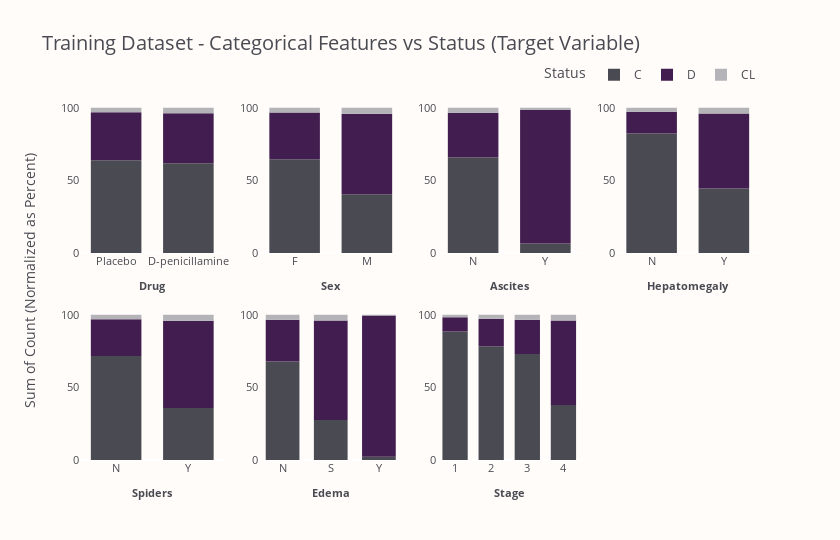

Here is the notebook cell this chart was saved with:
### Code cell
cat_features = test.select_dtypes(exclude="number").columns.to_list()

n_cols = 4
n_rows, axes = get_n_rows_and_axes(len(cat_features), n_cols)
fig = make_subplots(
    rows=n_rows,
    cols=n_cols,
    y_title="Sum of Count (Normalized as Percent)",
)
fig.update_annotations(font_size=14)

for k, (var, (row, col)) in enumerate(zip(cat_features, axes), start=1):
    for outcome, color in zip(("C", "D", "CL"), COLOR_SCHEME):
        fig.add_histogram(
            x=train.query(f"Status == '{outcome}'")[var],
            marker_color=color,
            name=outcome,
            legendgroup=outcome,
            showlegend=k == 1,
            row=row,
            col=col,
        )
        fig.update_xaxes(title_text=f"<b>{var}</b>", row=row, col=col)

fig.update_layout(
    title="Training Dataset - Categorical Features vs Status (Target Variable)",
    width=840,
    height=540,
    barnorm="percent",
    barmode="relative",
    bargap=0.3,
    legend=dict(y=1.03, x=1, title="Status"),
)
fig.show()

### Figure 1 — Plotly figure (JSON) as saved in the notebook; plotly's stock layout.template omitted (floating-point values rounded to 4 significant figures; data arrays with more than 128 entries replaced by an {"elided": "..."} marker saying what was removed)
{"data": [{"legendgroup": "C", "marker": {"color": "#4A4B52"}, "name": "C", "showlegend": true, "type": "histogram", "x": {"elided": "4965 str values"}, "xaxis": "x", "yaxis": "y"}, {"legendgroup": "D", "marker": {"color": "#421D4F"}, "name": "D", "showlegend": true, "type": "histogram", "x": {"elided": "2665 str values"}, "xaxis": "x", "yaxis": "y"}, {"legendgroup": "CL", "marker": {"color": "#B3B3B8"}, "name": "CL", "showlegend": true, "type": "histogram", "x": {"elided": "275 str values"}, "xaxis": "x", "yaxis": "y"}, {"legendgroup": "C", "marker": {"color": "#4A4B52"}, "name": "C", "showlegend": false, "type": "histogram", "x": {"elided": "4965 str values"}, "xaxis": "x2", "yaxis": "y2"}, {"legendgroup": "D", "marker": {"color": "#421D4F"}, "name": "D", "showlegend": false, "type": "histogram", "x": {"elided": "2665 str values"}, "xaxis": "x2", "yaxis": "y2"}, {"legendgroup": "CL", "marker": {"color": "#B3B3B8"}, "name": "CL", "showlegend": false, "type": "histogram", "x": {"elided": "275 str values"}, "xaxis": "x2", "yaxis": "y2"}, {"legendgroup": "C", "marker": {"color": "#4A4B52"}, "name": "C", "showlegend": false, "type": "histogram", "x": {"elided": "4965 str values"}, "xaxis": "x3", "yaxis": "y3"}, {"legendgroup": "D", "marker": {"color": "#421D4F"}, "name": "D", "showlegend": false, "type": "histogram", "x": {"elided": "2665 str values"}, "xaxis": "x3", "yaxis": "y3"}, {"legendgroup": "CL", "marker": {"color": "#B3B3B8"}, "name": "CL", "showlegend": false, "type": "histogram", "x": {"elided": "275 str values"}, "xaxis": "x3", "yaxis": "y3"}, {"legendgroup": "C", "marker": {"color": "#4A4B52"}, "name": "C", "showlegend": false, "type": "histogram", "x": {"elided": "4965 str values"}, "xaxis": "x4", "yaxis": "y4"}, {"legendgroup": "D", "marker": {"color": "#421D4F"}, "name": "D", "showlegend": false, "type": "histogram", "x": {"elided": "2665 str values"}, "xaxis": "x4", "yaxis": "y4"}, {"legendgroup": "CL", "marker": {"color": "#B3B3B8"}, "name": "CL", "showlegend": false, "type": "histogram", "x": {"elided": "275 str values"}, "xaxis": "x4", "yaxis": "y4"}, {"legendgroup": "C", "marker": {"color": "#4A4B52"}, "name": "C", "showlegend": false, "type": "histogram", "x": {"elided": "4965 str values"}, "xaxis": "x5", "yaxis": "y5"}, {"legendgroup": "D", "marker": {"color": "#421D4F"}, "name": "D", "showlegend": false, "type": "histogram", "x": {"elided": "2665 str values"}, "xaxis": "x5", "yaxis": "y5"}, {"legendgroup": "CL", "marker": {"color": "#B3B3B8"}, "name": "CL", "showlegend": false, "type": "histogram", "x": {"elided": "275 str values"}, "xaxis": "x5", "yaxis": "y5"}, {"legendgroup": "C", "marker": {"color": "#4A4B52"}, "name": "C", "showlegend": false, "type": "histogram", "x": {"elided": "4965 str values"}, "xaxis": "x6", "yaxis": "y6"}, {"legendgroup": "D", "marker": {"color": "#421D4F"}, "name": "D", "showlegend": false, "type": "histogram", "x": {"elided": "2665 str values"}, "xaxis": "x6", "yaxis": "y6"}, {"legendgroup": "CL", "marker": {"color": "#B3B3B8"}, "name": "CL", "showlegend": false, "type": "histogram", "x": {"elided": "275 str values"}, "xaxis": "x6", "yaxis": "y6"}, {"legendgroup": "C", "marker": {"color": "#4A4B52"}, "name": "C", "showlegend": false, "type": "histogram", "x": {"elided": "4965 int values"}, "xaxis": "x7", "yaxis": "y7"}, {"legendgroup": "D", "marker": {"color": "#421D4F"}, "name": "D", "showlegend": false, "type": "histogram", "x": {"elided": "2665 int values"}, "xaxis": "x7", "yaxis": "y7"}, {"legendgroup": "CL", "marker": {"color": "#B3B3B8"}, "name": "CL", "showlegend": false, "type": "histogram", "x": {"elided": "275 int values"}, "xaxis": "x7", "yaxis": "y7"}], "layout": {"annotations": [{"font": {"size": 14}, "showarrow": false, "text": "Sum of Count (Normalized as Percent)", "textangle": -90, "x": 0, "xanchor": "right", "xref": "paper", "xshift": -40, "y": 0.5, "yanchor": "middle", "yref": "paper"}], "bargap": 0.3, "barmode": "relative", "barnorm": "percent", "height": 540, "legend": {"title": {"text": "Status"}, "x": 1, "y": 1.03}, "title": {"text": "Training Dataset - Categorical Features vs Status (Target Variable)"}, "width": 840, "xaxis": {"anchor": "y", "domain": [0, 0.2125], "title": {"text": "<b>Drug</b>"}}, "xaxis2": {"anchor": "y2", "domain": [0.2625, 0.475], "title": {"text": "<b>Sex</b>"}}, "xaxis3": {"anchor": "y3", "domain": [0.525, 0.7375], "title": {"text": "<b>Ascites</b>"}}, "xaxis4": {"anchor": "y4", "domain": [0.7875, 1], "title": {"text": "<b>Hepatomegaly</b>"}}, "xaxis5": {"anchor": "y5", "domain": [0, 0.2125], "title": {"text": "<b>Spiders</b>"}}, "xaxis6": {"anchor": "y6", "domain": [0.2625, 0.475], "title": {"text": "<b>Edema</b>"}}, "xaxis7": {"anchor": "y7", "domain": [0.525, 0.7375], "title": {"text": "<b>Stage</b>"}}, "xaxis8": {"anchor": "y8", "domain": [0.7875, 1]}, "yaxis": {"anchor": "x", "domain": [0.575, 1]}, "yaxis2": {"anchor": "x2", "domain": [0.575, 1]}, "yaxis3": {"anchor": "x3", "domain": [0.575, 1]}, "yaxis4": {"anchor": "x4", "domain": [0.575, 1]}, "yaxis5": {"anchor": "x5", "domain": [0, 0.425]}, "yaxis6": {"anchor": "x6", "domain": [0, 0.425]}, "yaxis7": {"anchor": "x7", "domain": [0, 0.425]}, "yaxis8": {"anchor": "x8", "domain": [0, 0.425]}}}
